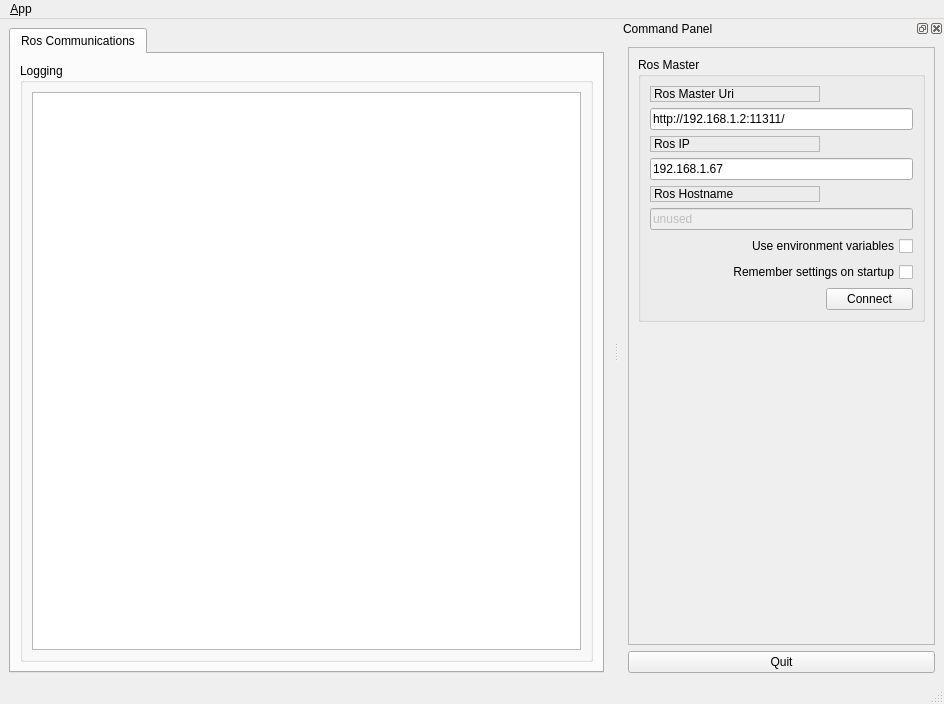
<?xml version="1.0" encoding="UTF-8"?>
<ui version="4.0">
 <class>MainWindowDesign</class>
 <widget class="QMainWindow" name="MainWindowDesign">
  <property name="geometry">
   <rect>
    <x>0</x>
    <y>0</y>
    <width>944</width>
    <height>704</height>
   </rect>
  </property>
  <property name="windowTitle">
   <string>talker</string>
  </property>
  <property name="windowIcon">
   <iconset resource="../resources/images.qrc">
    <normaloff>:/images/icon.png</normaloff>:/images/icon.png</iconset>
  </property>
  <property name="locale">
   <locale language="English" country="Australia"/>
  </property>
  <widget class="QWidget" name="centralwidget">
   <layout class="QHBoxLayout">
    <item>
     <widget class="QTabWidget" name="tab_manager">
      <property name="minimumSize">
       <size>
        <width>100</width>
        <height>0</height>
       </size>
      </property>
      <property name="locale">
       <locale language="English" country="Australia"/>
      </property>
      <property name="currentIndex">
       <number>0</number>
      </property>
      <widget class="QWidget" name="tab_status">
       <attribute name="title">
        <string>Ros Communications</string>
       </attribute>
       <layout class="QVBoxLayout" name="verticalLayout_2">
        <item>
         <widget class="QGroupBox" name="groupBox_12">
          <property name="sizePolicy">
           <sizepolicy hsizetype="MinimumExpanding" vsizetype="Preferred">
            <horstretch>0</horstretch>
            <verstretch>0</verstretch>
           </sizepolicy>
          </property>
          <property name="title">
           <string>Logging</string>
          </property>
          <layout class="QGridLayout" name="gridLayout_3">
           <item row="0" column="0">
            <widget class="QListView" name="view_logging"/>
           </item>
          </layout>
         </widget>
        </item>
       </layout>
      </widget>
     </widget>
    </item>
   </layout>
  </widget>
  <widget class="QMenuBar" name="menubar">
   <property name="geometry">
    <rect>
     <x>0</x>
     <y>0</y>
     <width>944</width>
     <height>23</height>
    </rect>
   </property>
   <widget class="QMenu" name="menu_File">
    <property name="title">
     <string>&amp;App</string>
    </property>
    <addaction name="action_Preferences"/>
    <addaction name="separator"/>
    <addaction name="actionAbout"/>
    <addaction name="actionAbout_Qt"/>
    <addaction name="separator"/>
    <addaction name="action_Quit"/>
   </widget>
   <addaction name="menu_File"/>
  </widget>
  <widget class="QStatusBar" name="statusbar"/>
  <widget class="QDockWidget" name="dock_status">
   <property name="sizePolicy">
    <sizepolicy hsizetype="Minimum" vsizetype="Preferred">
     <horstretch>0</horstretch>
     <verstretch>0</verstretch>
    </sizepolicy>
   </property>
   <property name="minimumSize">
    <size>
     <width>325</width>
     <height>401</height>
    </size>
   </property>
   <property name="allowedAreas">
    <set>Qt::RightDockWidgetArea</set>
   </property>
   <property name="windowTitle">
    <string>Command Panel</string>
   </property>
   <attribute name="dockWidgetArea">
    <number>2</number>
   </attribute>
   <widget class="QWidget" name="dockWidgetContents_2">
    <layout class="QVBoxLayout" name="verticalLayout">
     <item>
      <widget class="QFrame" name="frame">
       <property name="sizePolicy">
        <sizepolicy hsizetype="Minimum" vsizetype="Preferred">
         <horstretch>0</horstretch>
         <verstretch>0</verstretch>
        </sizepolicy>
       </property>
       <property name="frameShape">
        <enum>QFrame::StyledPanel</enum>
       </property>
       <property name="frameShadow">
        <enum>QFrame::Raised</enum>
       </property>
       <layout class="QVBoxLayout" name="verticalLayout_3">
        <item>
         <widget class="QGroupBox" name="groupBox">
          <property name="title">
           <string>Ros Master</string>
          </property>
          <layout class="QGridLayout" name="gridLayout">
           <item row="0" column="0">
            <widget class="QLabel" name="label">
             <property name="frameShape">
              <enum>QFrame::StyledPanel</enum>
             </property>
             <property name="frameShadow">
              <enum>QFrame::Raised</enum>
             </property>
             <property name="text">
              <string>Ros Master Uri</string>
             </property>
            </widget>
           </item>
           <item row="1" column="0" colspan="2">
            <widget class="QLineEdit" name="line_edit_master">
             <property name="text">
              <string>http://192.168.1.2:11311/</string>
             </property>
            </widget>
           </item>
           <item row="2" column="0">
            <widget class="QLabel" name="label_2">
             <property name="frameShape">
              <enum>QFrame::StyledPanel</enum>
             </property>
             <property name="frameShadow">
              <enum>QFrame::Raised</enum>
             </property>
             <property name="text">
              <string>Ros IP</string>
             </property>
            </widget>
           </item>
           <item row="3" column="0" colspan="2">
            <widget class="QLineEdit" name="line_edit_host">
             <property name="text">
              <string>192.168.1.67</string>
             </property>
            </widget>
           </item>
           <item row="4" column="0">
            <widget class="QLabel" name="label_3">
             <property name="frameShape">
              <enum>QFrame::StyledPanel</enum>
             </property>
             <property name="frameShadow">
              <enum>QFrame::Raised</enum>
             </property>
             <property name="text">
              <string>Ros Hostname</string>
             </property>
            </widget>
           </item>
           <item row="5" column="0" colspan="2">
            <widget class="QLineEdit" name="line_edit_topic">
             <property name="enabled">
              <bool>false</bool>
             </property>
             <property name="text">
              <string>unused</string>
             </property>
            </widget>
           </item>
           <item row="6" column="0" colspan="2">
            <widget class="QCheckBox" name="checkbox_use_environment">
             <property name="layoutDirection">
              <enum>Qt::RightToLeft</enum>
             </property>
             <property name="text">
              <string>Use environment variables</string>
             </property>
            </widget>
           </item>
           <item row="7" column="0" colspan="2">
            <widget class="QCheckBox" name="checkbox_remember_settings">
             <property name="layoutDirection">
              <enum>Qt::RightToLeft</enum>
             </property>
             <property name="text">
              <string>Remember settings on startup</string>
             </property>
            </widget>
           </item>
           <item row="8" column="0">
            <spacer name="horizontalSpacer">
             <property name="orientation">
              <enum>Qt::Horizontal</enum>
             </property>
             <property name="sizeHint" stdset="0">
              <size>
               <width>170</width>
               <height>21</height>
              </size>
             </property>
            </spacer>
           </item>
           <item row="8" column="1">
            <widget class="QPushButton" name="button_connect">
             <property name="enabled">
              <bool>true</bool>
             </property>
             <property name="sizePolicy">
              <sizepolicy hsizetype="MinimumExpanding" vsizetype="Fixed">
               <horstretch>0</horstretch>
               <verstretch>0</verstretch>
              </sizepolicy>
             </property>
             <property name="toolTip">
              <string>Set the target to the current joint trajectory state.</string>
             </property>
             <property name="statusTip">
              <string>Clear all waypoints and set the target to the current joint trajectory state.</string>
             </property>
             <property name="text">
              <string>Connect</string>
             </property>
            </widget>
           </item>
          </layout>
         </widget>
        </item>
        <item>
         <spacer name="verticalSpacer_3">
          <property name="orientation">
           <enum>Qt::Vertical</enum>
          </property>
          <property name="sizeHint" stdset="0">
           <size>
            <width>20</width>
            <height>233</height>
           </size>
          </property>
         </spacer>
        </item>
       </layout>
      </widget>
     </item>
     <item>
      <widget class="QPushButton" name="quit_button">
       <property name="sizePolicy">
        <sizepolicy hsizetype="MinimumExpanding" vsizetype="Fixed">
         <horstretch>0</horstretch>
         <verstretch>0</verstretch>
        </sizepolicy>
       </property>
       <property name="text">
        <string>Quit</string>
       </property>
      </widget>
     </item>
    </layout>
   </widget>
  </widget>
  <action name="action_Quit">
   <property name="text">
    <string>&amp;Quit</string>
   </property>
   <property name="shortcut">
    <string>Ctrl+Q</string>
   </property>
   <property name="shortcutContext">
    <enum>Qt::ApplicationShortcut</enum>
   </property>
  </action>
  <action name="action_Preferences">
   <property name="text">
    <string>&amp;Preferences</string>
   </property>
  </action>
  <action name="actionAbout">
   <property name="text">
    <string>&amp;About</string>
   </property>
  </action>
  <action name="actionAbout_Qt">
   <property name="text">
    <string>About &amp;Qt</string>
   </property>
  </action>
 </widget>
 <resources>
  <include location="../resources/images.qrc"/>
 </resources>
 <connections>
  <connection>
   <sender>action_Quit</sender>
   <signal>triggered()</signal>
   <receiver>MainWindowDesign</receiver>
   <slot>close()</slot>
   <hints>
    <hint type="sourcelabel">
     <x>-1</x>
     <y>-1</y>
    </hint>
    <hint type="destinationlabel">
     <x>399</x>
     <y>299</y>
    </hint>
   </hints>
  </connection>
  <connection>
   <sender>quit_button</sender>
   <signal>clicked()</signal>
   <receiver>MainWindowDesign</receiver>
   <slot>close()</slot>
   <hints>
    <hint type="sourcelabel">
     <x>859</x>
     <y>552</y>
    </hint>
    <hint type="destinationlabel">
     <x>469</x>
     <y>299</y>
    </hint>
   </hints>
  </connection>
 </connections>
</ui>
